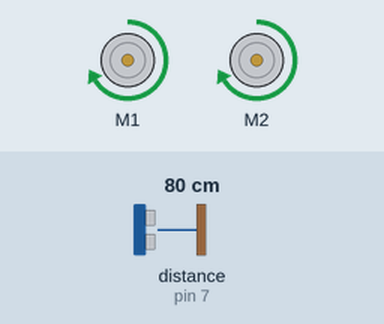
This sketch was run on a simulated Arduino Uno, built with avr-gcc and run on an emulated ATmega328P. On the bench: 2 × DC motor (green arrow = forward, orange = backward, longer = faster). Wiring (inferred from the names in the program): ultrasonic range finder: trigger pin 8; echo pin 7. Inputs (shaded band) come from the test bench; at power-on: distance to the obstacle (sensor on pin 7) 80 cm. The echo pulse lasts 58.3 µs per cm.

Above: at 1.2 s.
1.3 s: distance to the obstacle (sensor on pin 7) set to 17 cm
2.8 s: distance to the obstacle (sensor on pin 7) set to 14 cm
At 2.9 s:
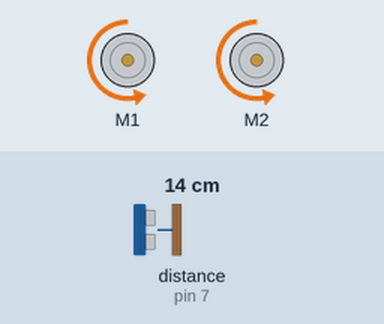
5.8 s: distance to the obstacle (sensor on pin 7) set to 18 cm
At 6.3 s:
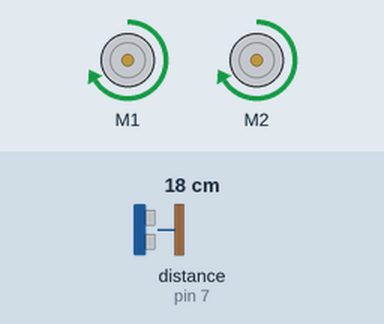
7.3 s: distance to the obstacle (sensor on pin 7) set to 2 cm
At 7.4 s:
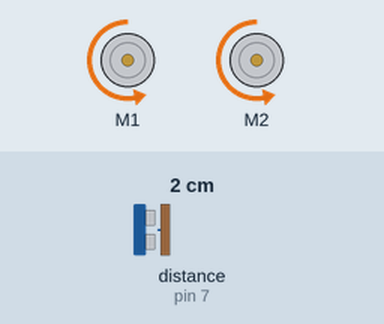
Timing chart, 0 to 10.3 s (numbered marks = the images above; inputs shaded):
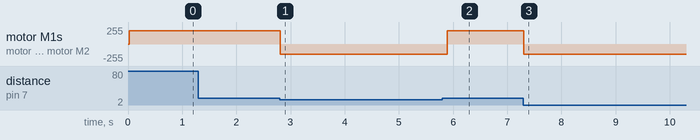

The sketch:

Echo_robot.ino
```cpp
#include <Wire.h>
#include <Adafruit_MotorShield.h>
#include "utility/Adafruit_PWMServoDriver.h"


#define echoPin 7 // Echo Pin
#define trigPin 8 // Trigger Pin


Adafruit_MotorShield AFMS = Adafruit_MotorShield();


// Select which 'port' M1, M2, M3 or M4. In this case, M1
Adafruit_DCMotor *Motor1 = AFMS.getMotor(1);
Adafruit_DCMotor *Motor2 = AFMS.getMotor(2);


int maximumRange = 200; // Maximum range needed
int minimumRange = 0; // Minimum range needed
long duration, distance; // Duration used to calculate distance

void setup() {
  Serial.begin(9600);           // set up Serial library at 9600 bps
  AFMS.begin();  // create with the default frequency 1.6KHz

  pinMode(trigPin, OUTPUT);
  pinMode(echoPin, INPUT);


}


void stopMotors(){
  Motor1->run(RELEASE);
  Motor2->run(RELEASE);
}

void turnLeft(int timer = 500){
  Motor1->run(FORWARD);
  Motor2->run(BACKWARD);
  Motor1->setSpeed(100);
  Motor2->setSpeed(100);
  delay(timer);
  stopMotors();
}

void forward(){
  Motor1->run(FORWARD);
  Motor2->run(FORWARD);
  Motor1->setSpeed(200);
  Motor2->setSpeed(200);
}

void backwords(){
  Motor1->run(BACKWARD);
  Motor2->run(BACKWARD);
  Motor1->setSpeed(150);
  Motor2->setSpeed(150);
}


void loop(){
  int temp = getDistance();
  if(temp >= 15){
     forward();
  }else{
      stopMotors();
      backwords();
      delay(200);
      stopMotors();
      while(temp >=15){
         temp = getDistance();
         turnLeft(10);
      }
  }

}

int getDistance(){
 distance = 0;

 for( int i = 0; i < 4 ; i++){
   long temp = 0;
   /* The following trigPin/echoPin cycle is used to determine the
   distance of the nearest object by bouncing soundwaves off of it. */
   digitalWrite(trigPin, LOW);
   delayMicroseconds(2);

   digitalWrite(trigPin, HIGH);
   delayMicroseconds(10);

   digitalWrite(trigPin, LOW);
   temp = pulseIn(echoPin, HIGH);

 //Calculate the distance (in cm) based on the speed of sound.
   temp = temp/58.2;
   distance += temp;
 }

 int out = distance/4;
 return out;
}
```

Measured:
- the behaviour switches between 16 and 15 cm on distance to the obstacle (sensor on pin 7) (found by bisection; images 0 and 1)
- after the input at 1.3 s, every drawn part: stays the same
- after the input at 2.8 s, motor M1, motor M2: forward 200/255 → backward 150/255 at once
- after the input at 5.8 s, motor M1, motor M2: backward 150/255 → forward 200/255 after 0.09 s
- after the input at 7.3 s, motor M1, motor M2: forward 200/255 → backward 150/255 at once
